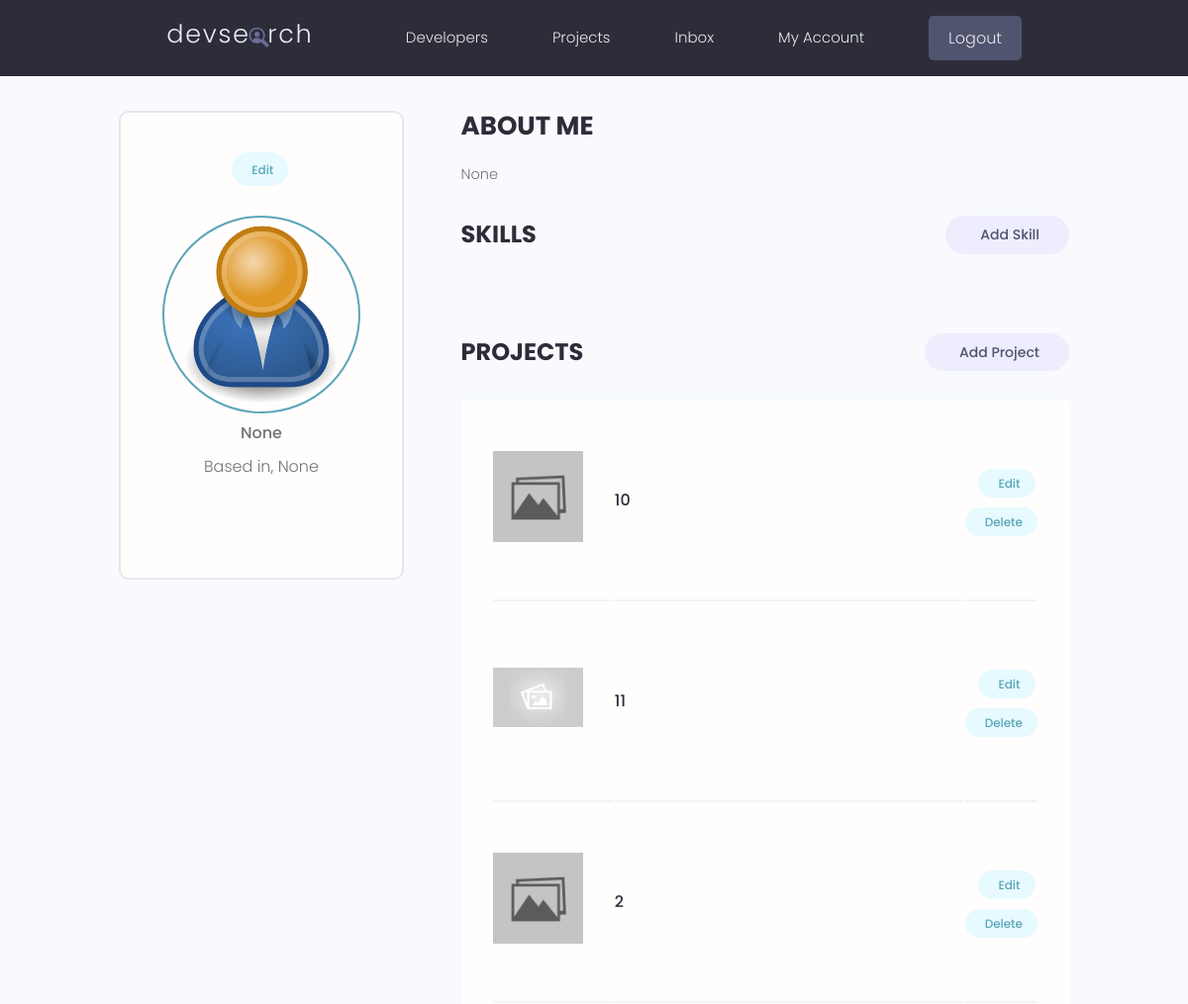
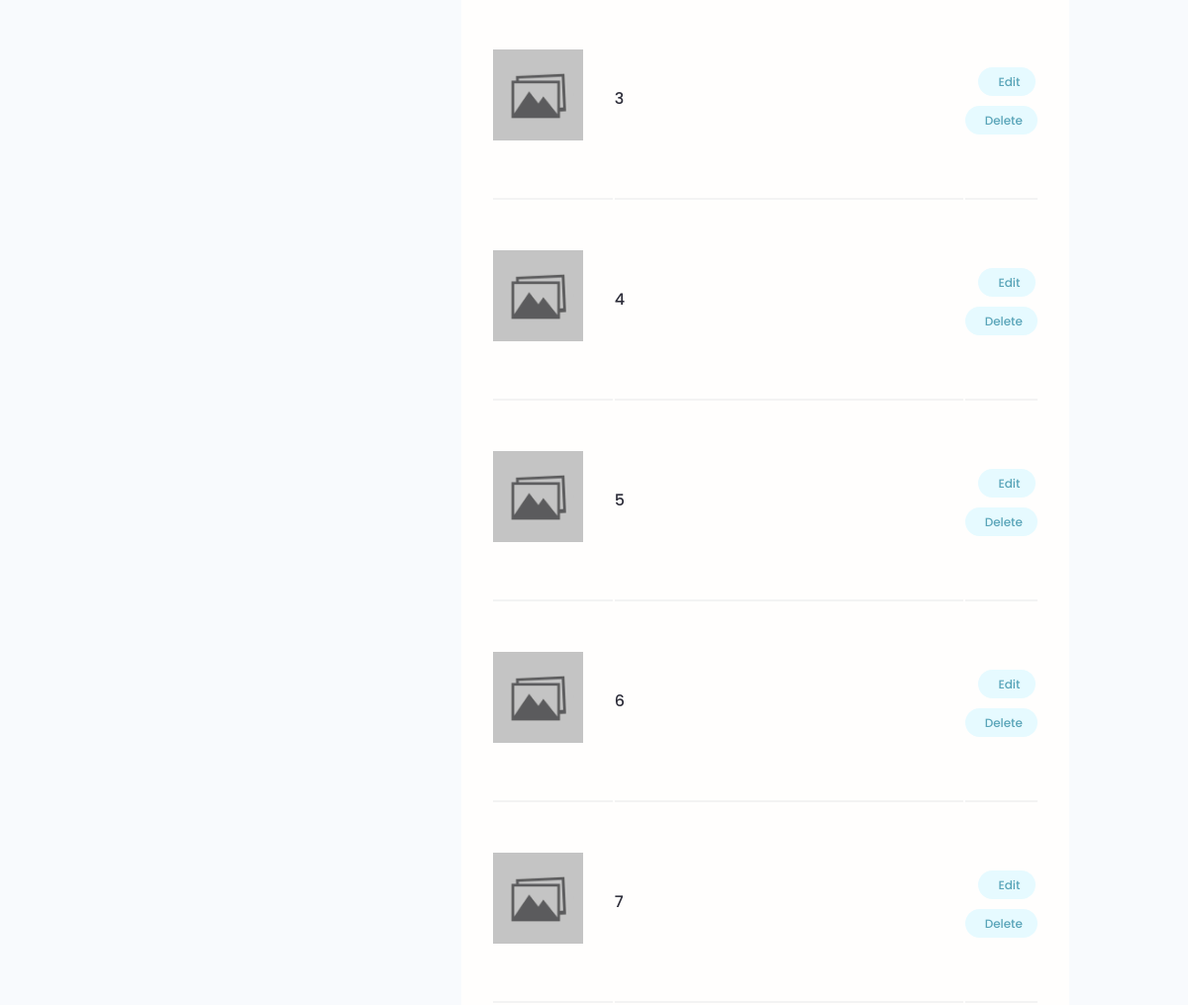
Page /account/ (signed in, upper part) on the earlier database version (2 pictures, top to bottom).
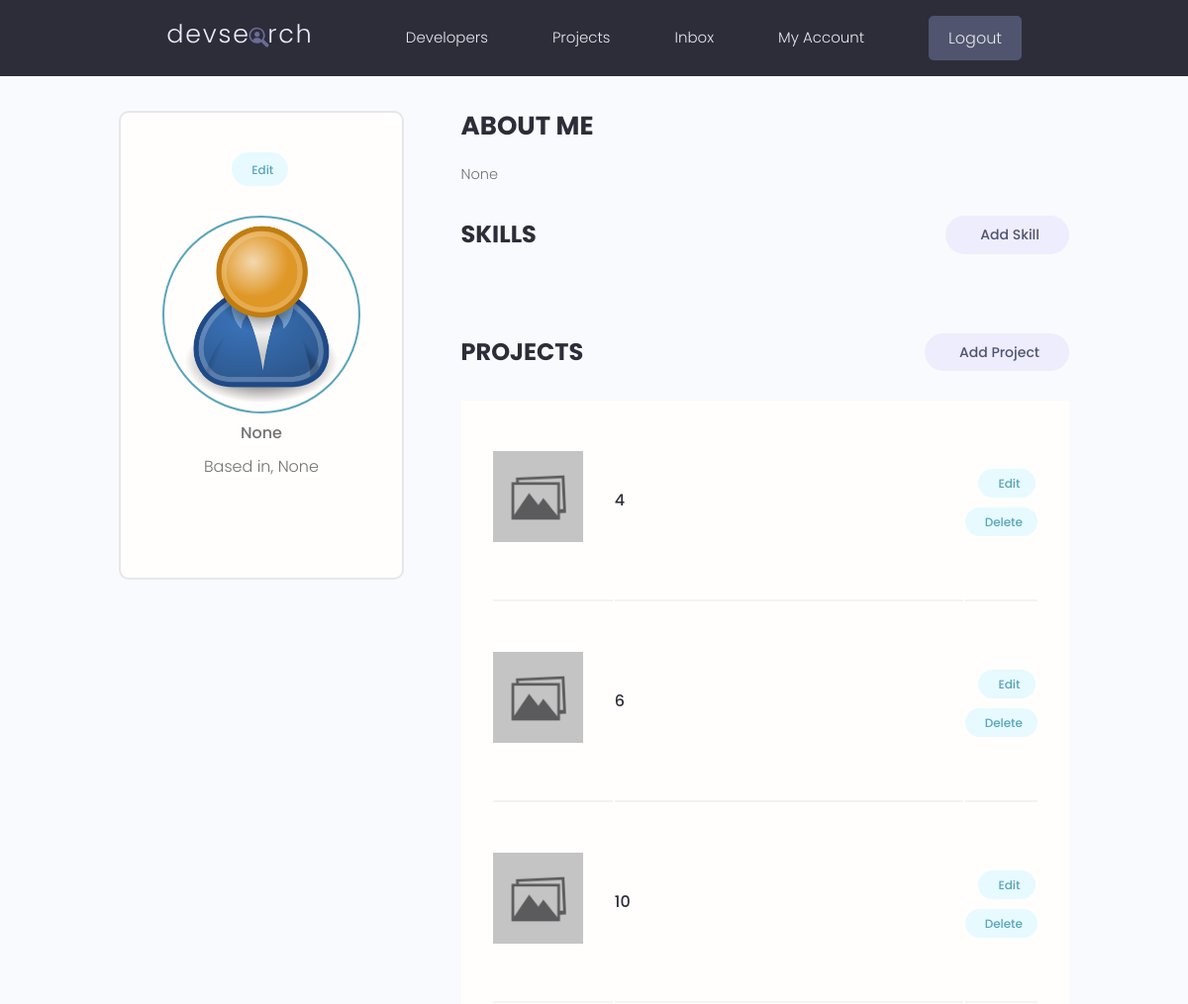
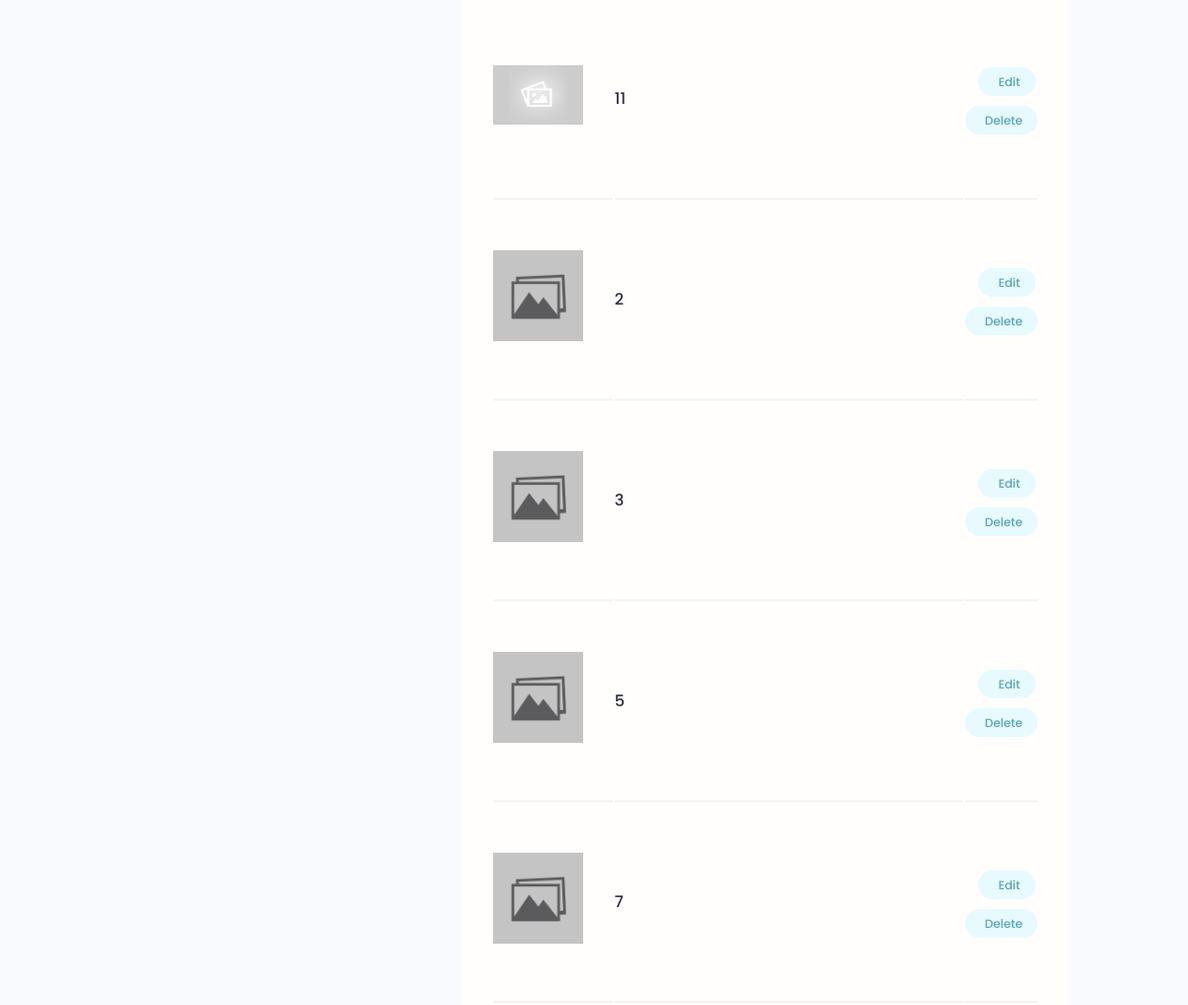
Same page on the later database version (2 pictures, top to bottom).
### projects/models.py (models this page shows, shortened)
class Project(models.Model):
    owner = models.ForeignKey(
        Profile, on_delete=models.SET_NULL, null=True, blank=True)
    title = models.CharField(max_length=200)
    description = models.TextField(null=True, blank=True)
    featured_image = models.ImageField(
        null=True, blank=True, default='default.jpg')
    demo_link = models.CharField(max_length=2000, blank=True, null=True)
    source_link = models.CharField(max_length=2000, blank=True, null=True)
    tags = models.ManyToManyField('Tag', blank=True)
    vote_total = models.IntegerField(default=0, null=True, blank=True)
    vote_ratio = models.IntegerField(default=0, null=True, blank=True)
    created = models.DateTimeField(auto_now_add=True)
    id = models.UUIDField(default=uuid.uuid4, unique=True,
                          editable=False, primary_key=True)
    class Meta:
        ordering = ['-vote_ratio', '-vote_total', 'title']  # Ascending order

### users/views.py (the view)
# urls.py: path('account/', userAccount, name='user-account'),
@ login_required(login_url='login')
def userAccount(request):
    profile = request.user.profile
    skills = profile.skill_set.all()
    projects = profile.project_set.all()
    context = {'profile': profile,
               'skills': skills,
               'projects': projects,
               }
    return render(request, 'users/account.html', context)

### users/templates/users/account.html (shortened to what this page needs)
{% extends 'main.html' %}
{% block content %}
  <main class="settingsPage profile my-md">
    <div class="container">
      <div class="layout">
        <div class="column column--1of3">
          <div class="card text-center">
            <div class="card__body dev">
              <a class="tag tag--pill tag--main settings__btn" href="{% url 'edit-account' %}"> Edit</a>
              <img class="avatar avatar--xl dev__avatar" src="{{profile.profile_image.url}}" />
              <p class="dev__title">{{profile.about}}</p>
              <p class="dev__location">Based in, {{profile.location}}</p>
            </div>
          </div>
        </div>
        <div class="column column--2of3">
          <div class="devInfo">
            <h3 class="devInfo__title">About Me</h3>
            <p class="devInfo__about">
              {{profile.bio}}
            </p>
          </div>
          <div class="settings">
            <h3 class="settings__title">Skills</h3>
            <a class="tag tag--pill tag--sub settings__btn tag--lg" href="{% url 'create-skill' %}"> Add Skill</a>
          </div>
          <div class="settings">
            <h3 class="settings__title">Projects</h3>
            <a class="tag tag--pill tag--sub settings__btn tag--lg" href="{% url 'create-project' %}"> Add Project</a>
          </div>
          <table class="settings__table">
            {% for project in projects %}
              <tr>
                <td class="settings__thumbnail">
                  <a href="{% url 'project' project.id %}"><img src="{{project.featured_image.url}}" alt="Project Thumbnail" /></a>
                </td>
                <td class="settings__tableInfo">
                  <a href="{% url 'project' project.id %}">{{project.title}}</a>
                </td>
                <td class="settings__tableActions">
                  <a class="tag tag--pill tag--main settings__btn" href="{% url 'update-project' project.id %}"> Edit</a>
                  <a class="tag tag--pill tag--main settings__btn" href="{% url 'delete-project' project.id %}?next=/account">
                    Delete</a>
                </td>
              </tr>
            {% endfor %}
          </table>
        </div>
      </div>
    </div>
  </main>
{% endblock %}

Differences in the rows shown:
changed Project (number 1 of 8 on the later page): moves up the list
changed Project (number 2 of 8 on the later page): moves up the list
